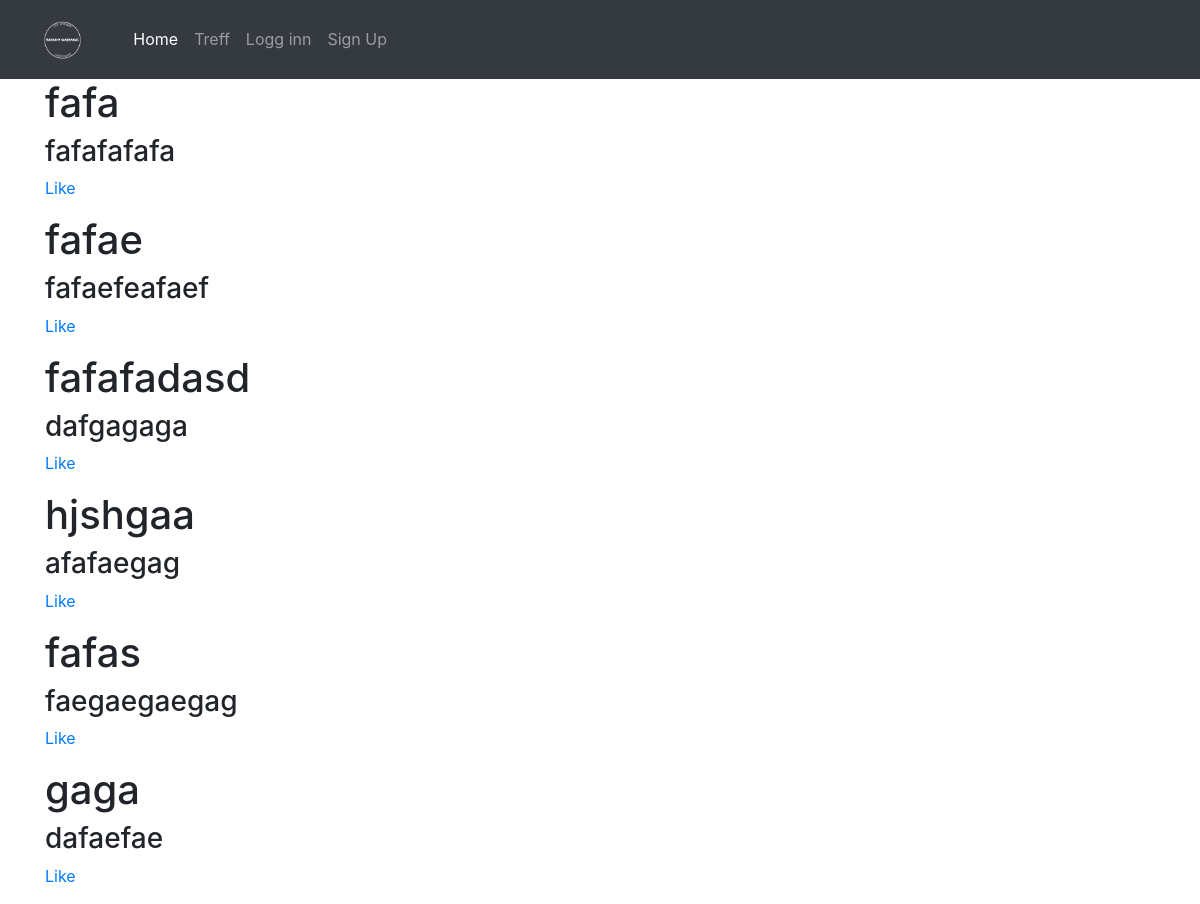
Page /posts/post_feed/ on the committed database.
### posts/models.py (models this page shows, shortened)
class Post(models.Model):
    user_fk = models.ForeignKey(User, related_name = "user_posting")
    post_title = models.CharField(max_length = 100)
    post_image = models.ImageField(upload_to="post_pic", blank = True)
    post_description = models.TextField(max_length = 255, blank = True)
    post_likes = models.ManyToManyField(auth.models.User, blank = True, related_name = "post_likes" )
    slug = models.SlugField(unique = True)
    def post_like(self):
        return reverse('posts:post_like', kwargs={'slug':self.slug})

### posts/views.py (the view)
class PostList(ListView):
    model = models.Post
    template_name = 'posts/post_list.html'

### posts/templates/posts/post_list.html
{% extends "base.html" %}
{% load staticfiles %}
{% block body %}
  <div class="container">
    {% for post in object_list %}
        <h1> {{post.post_title}} </h1>
        <h3> {{post.post_description}} </h3>
        <p> <a href="{{ post.post_like }}"> Like </a> </p>
    {% endfor %}
  </div>
{% endblock %}

### static/css/style.css (style rules this page uses)
* { margin: 0; padding: 0; }
a { text-decoration: none; }

### rows in the picture
Post: post_title "fafa", post_description "fafafafafa"
Post: post_title "fafae", post_description "fafaefeafaef"
Post: post_title "fafafadasd", post_description "dafgagaga"
Post: post_title "hjshgaa", post_description "afafaegag"
Post: post_title "fafas", post_description "faegaegaegag"
Post: post_title "gaga", post_description "dafaefae"
